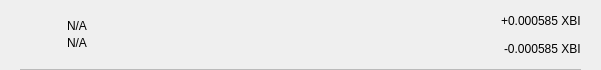
<?xml version="1.0" encoding="UTF-8"?>
<ui version="4.0">
 <class>TxRow</class>
 <widget class="QWidget" name="TxRow">
  <property name="geometry">
   <rect>
    <x>0</x>
    <y>0</y>
    <width>601</width>
    <height>70</height>
   </rect>
  </property>
  <property name="minimumSize">
   <size>
    <width>0</width>
    <height>40</height>
   </size>
  </property>
  <property name="windowTitle">
   <string>Form</string>
  </property>
  <layout class="QVBoxLayout" name="verticalLayout_3">
   <property name="spacing">
    <number>0</number>
   </property>
   <property name="leftMargin">
    <number>0</number>
   </property>
   <property name="topMargin">
    <number>0</number>
   </property>
   <property name="rightMargin">
    <number>0</number>
   </property>
   <property name="bottomMargin">
    <number>0</number>
   </property>
   <item>
    <widget class="QWidget" name="rowContainer" native="true">
     <layout class="QVBoxLayout" name="verticalLayout_2">
      <property name="spacing">
       <number>9</number>
      </property>
      <property name="leftMargin">
       <number>20</number>
      </property>
      <property name="topMargin">
       <number>9</number>
      </property>
      <property name="rightMargin">
       <number>20</number>
      </property>
      <property name="bottomMargin">
       <number>0</number>
      </property>
      <item>
       <widget class="QFrame" name="frame">
        <property name="styleSheet">
         <string notr="true">border:none;</string>
        </property>
        <property name="frameShape">
         <enum>QFrame::StyledPanel</enum>
        </property>
        <property name="frameShadow">
         <enum>QFrame::Raised</enum>
        </property>
        <layout class="QHBoxLayout" name="horizontalLayout" stretch="0,2,0">
         <property name="leftMargin">
          <number>0</number>
         </property>
         <property name="topMargin">
          <number>0</number>
         </property>
         <property name="rightMargin">
          <number>0</number>
         </property>
         <property name="bottomMargin">
          <number>0</number>
         </property>
         <item>
          <widget class="QPushButton" name="icon">
           <property name="focusPolicy">
            <enum>Qt::NoFocus</enum>
           </property>
           <property name="styleSheet">
            <string notr="true">border:none;</string>
           </property>
           <property name="text">
            <string/>
           </property>
           <property name="iconSize">
            <size>
             <width>28</width>
             <height>28</height>
            </size>
           </property>
          </widget>
         </item>
         <item>
          <layout class="QVBoxLayout" name="verticalLayout">
           <property name="spacing">
            <number>3</number>
           </property>
           <property name="leftMargin">
            <number>9</number>
           </property>
           <item>
            <widget class="QLabel" name="lblAddress">
             <property name="styleSheet">
              <string notr="true"/>
             </property>
             <property name="text">
              <string notr="true">N/A</string>
             </property>
             <property name="alignment">
              <set>Qt::AlignBottom|Qt::AlignLeading|Qt::AlignLeft</set>
             </property>
            </widget>
           </item>
           <item>
            <widget class="QLabel" name="lblDate">
             <property name="styleSheet">
              <string notr="true"/>
             </property>
             <property name="text">
              <string notr="true">N/A</string>
             </property>
             <property name="alignment">
              <set>Qt::AlignLeading|Qt::AlignLeft|Qt::AlignTop</set>
             </property>
            </widget>
           </item>
          </layout>
         </item>
         <item>
          <widget class="QWidget" name="containerAmounts" native="true">
           <property name="minimumSize">
            <size>
             <width>80</width>
             <height>0</height>
            </size>
           </property>
           <layout class="QVBoxLayout" name="verticalLayout_4">
            <property name="leftMargin">
             <number>0</number>
            </property>
            <property name="topMargin">
             <number>0</number>
            </property>
            <property name="rightMargin">
             <number>0</number>
            </property>
            <property name="bottomMargin">
             <number>0</number>
            </property>
            <item alignment="Qt::AlignRight">
             <widget class="QLabel" name="lblAmountTop">
              <property name="styleSheet">
               <string notr="true"/>
              </property>
              <property name="text">
               <string>+0.000585 XBI</string>
              </property>
             </widget>
            </item>
            <item alignment="Qt::AlignRight">
             <widget class="QLabel" name="lblAmountBottom">
              <property name="styleSheet">
               <string notr="true"/>
              </property>
              <property name="text">
               <string>-0.000585 XBI</string>
              </property>
             </widget>
            </item>
           </layout>
          </widget>
         </item>
        </layout>
       </widget>
      </item>
      <item>
       <widget class="QLabel" name="lblDivisory">
        <property name="minimumSize">
         <size>
          <width>0</width>
          <height>1</height>
         </size>
        </property>
        <property name="maximumSize">
         <size>
          <width>16777215</width>
          <height>1</height>
         </size>
        </property>
        <property name="styleSheet">
         <string notr="true">background-color:#bababa;</string>
        </property>
        <property name="text">
         <string/>
        </property>
        <property name="alignment">
         <set>Qt::AlignBottom|Qt::AlignLeading|Qt::AlignLeft</set>
        </property>
       </widget>
      </item>
     </layout>
    </widget>
   </item>
  </layout>
 </widget>
 <resources/>
 <connections/>
</ui>
